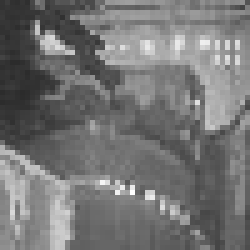
#> input picture Reconstruction/target1.jpg, 50 x 50 px, found by its file name (shown 5 times larger)
$ python reconstruction.py
#> lines starting #> are read from the running program, lines starting #| are printed output that depends on the picture; long printed decimals are rounded
import numpy as np
import cv2
from scipy.sparse.linalg import spsolve
from scipy.sparse import csr_matrix

if __name__ == '__main__':
    ##read source image
    # img_src_path =  "Reconstruction/large.jpg"
    # img_src_path =  "Reconstruction/large1.jpg"
    # img_src_path =  "Reconstruction/target.jpg"
    img_src_path =  "Reconstruction/target1.jpg"

    img_src = cv2.imread(img_src_path)
#> img_src is the input picture: shape (50, 50, 3); min 43, max 255, mean 116.8
    img_src = cv2.cvtColor(img_src, cv2.COLOR_BGR2GRAY)
#> img_src: shape (50, 50)

    ## implement reconstruction
    H, W = img_src.shape
#> H = 50; W = 50

    A = np.zeros((H*W, H*W))
    row_map_to_A =  {}
    idx = 0
    for j in range(H):
        for i in range(W):
            if i != 0 and j != 0 and i != W-1 and j != H-1:
                A[idx,  j * W + i] = 4
                A[idx,  j * W + i - 1] = -1
                A[idx,  j * W + i + 1] = -1
                A[idx, (j - 1) * W + i] = -1
                A[idx, (j + 1) * W + i] = -1
            row_map_to_A[(i, j)] = idx
            idx += 1
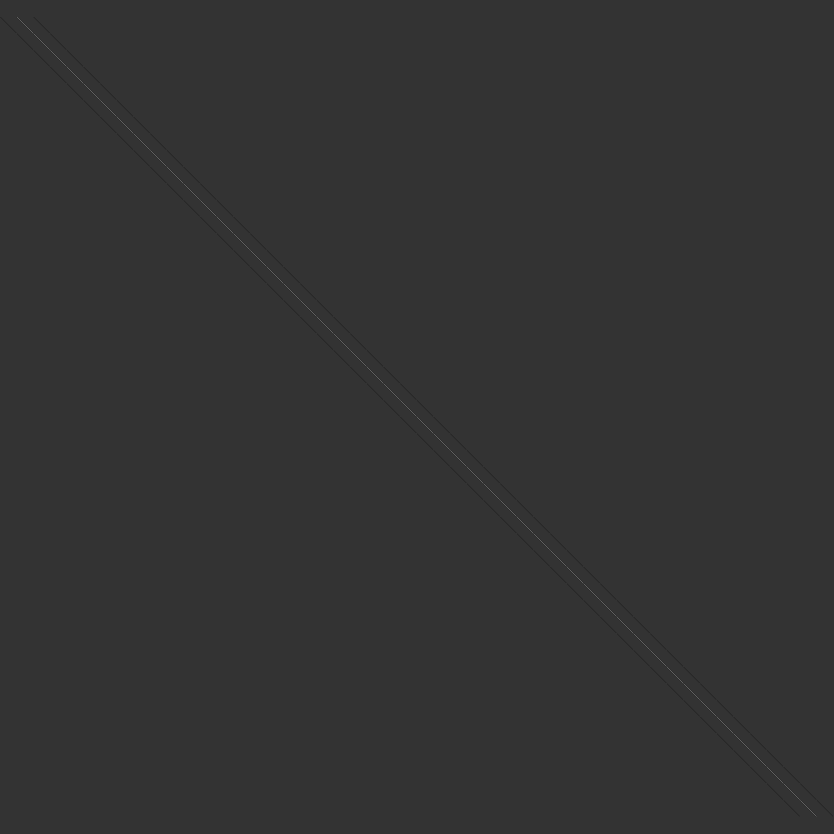
#> A: shape (2500, 2500) float64 (shown at 1/3 size); min -1, max 4, mean 0; drawn with min black and max white
#> after the loop, idx = 2500

    ## edge cases
    for i in range(1, W-1):
        idx = row_map_to_A[(i, 0)]
        A[idx, i] = 2
        A[idx, i - 1] = -1
        A[idx, i + 1] = -1

        idx = row_map_to_A[(i, H-1)]
        A[idx, (H-1) * W + i] = 2
        A[idx, (H-1) * W + (i - 1)] = -1
        A[idx, (H-1) * W + (i + 1)] = -1

    for j in range(1, H-1):
        idx = row_map_to_A[(0, j)]
        A[idx, j * W] = 2
        A[idx, (j - 1) * W] = -1
        A[idx, (j + 1) * W] = -1

        idx = row_map_to_A[(W-1, j)]
        A[idx, j * W + W-1] = 2
        A[idx, (j - 1) * W + W-1] = -1
        A[idx, (j + 1) * W + W-1] = -1

    A[row_map_to_A[(0, 0)], 0] = 1
    A[row_map_to_A[(0, H-1)], (H-1) * W] = 1
    A[row_map_to_A[(W-1, 0)], W-1] = 1
    A[row_map_to_A[(W-1, H-1)], (H-1) * W + W-1] = 1

    # convert to compressed sparse row matrix for more efficient computation
    A = csr_matrix(A)


    # solve for b
    b = A @ img_src.flatten()
#> b = 2500 values, max 389 at index 1039, min -258 at index 308, mean 0.131
    # [9 lines of commented-out code are left out]
    C = [128, 128, 128, 128]
    # C = [20, 215, 20, 215]
    # C = [20, 20, 215, 215]

    b[0] = C[0]
    b[(H-1) * W] = C[1]
    b[W-1] = C[2]
    b[(H-1) * W + W-1] = C[3]

    ## solve for v
    v = spsolve(A, b.T)
#> v = 2500 values, max 287.1 at index 440, min 81.08 at index 1202, mean 155.8
    print('error is: {:.20f}'.format(np.linalg.norm(A@v - b)))
#| error is: 4.471e-12

    img_tar = v.reshape([H, W])
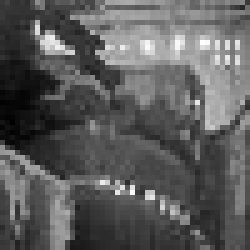
#> img_tar: shape (50, 50) float64 (shown 5 times larger); min 81.08, max 287.1, mean 155.8; drawn with min black and max white

    # filename = "reconstruction_result1.jpg"
    filename = "reconstruction_result2.jpg"
    # filename = "reconstruction_result3.jpg"
    # filename = "reconstruction_result4.jpg"
    cv2.imwrite(filename, img_tar)
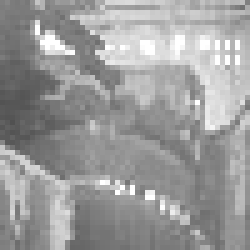
#> saved as reconstruction_result2.jpg: shape (50, 50) (shown 5 times larger); min 81, max 255, mean 155.6

    cv2.imshow("reconstruction", img_tar/255)# for imshow() to render the pixels
    cv2.waitKey(0)
    cv2.destroyAllWindows()

$ run again, with Reconstruction/target.jpg copied over Reconstruction/target1.jpg
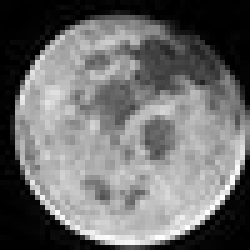
#> input picture Reconstruction/target.jpg, 50 x 50 px, found by its file name (shown 5 times larger)
#> img_src is the input picture: shape (50, 50, 3); min 0, max 255, mean 108.4
#> img_src: shape (50, 50)
#> b = 2500 values, max 363 at index 1958, min -311 at index 2160, mean 1.47
#> v = 2500 values, max 381.9 at index 2287, min 126 at index 23, mean 234.9
#| error is: 7.011e-12
#> `cv2.imwrite(filename, img_tar)`:
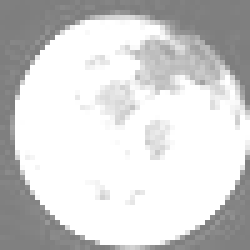
#> saved as reconstruction_result2.jpg: shape (50, 50) (shown 5 times larger); min 126, max 255, mean 210
